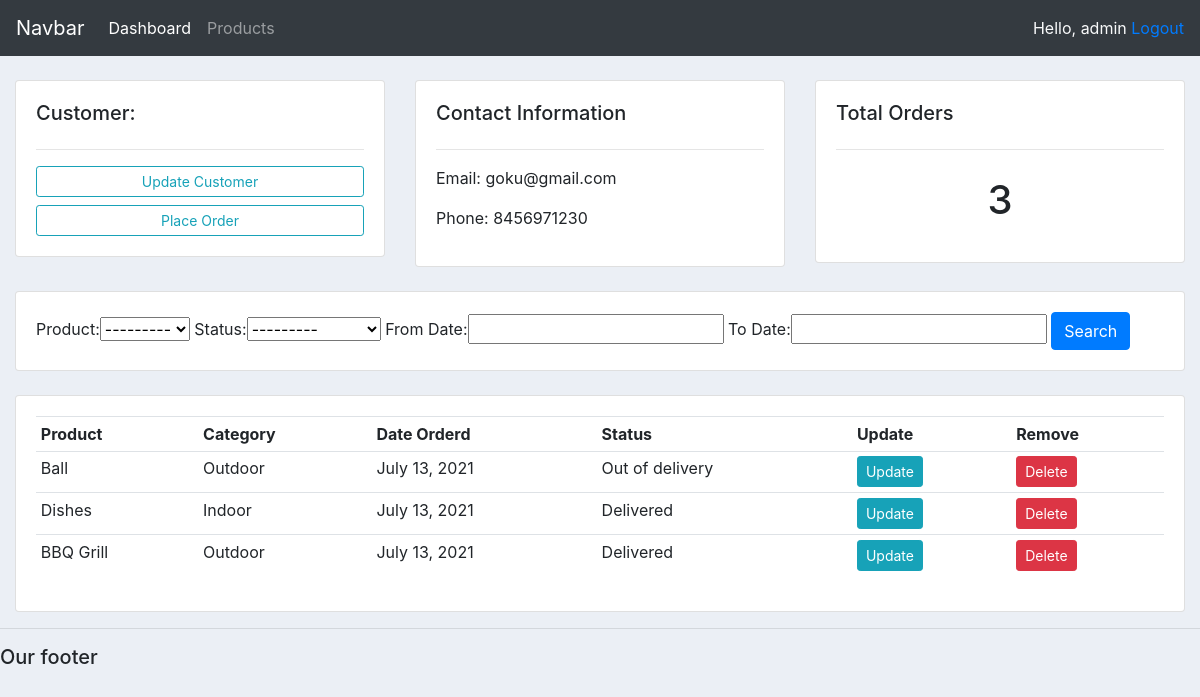
Page /customer/1 (signed in) on the committed database.
### accounts/models.py (models this page shows, shortened)
class Customer(models.Model):
    user = models.OneToOneField(User, null=True, blank=True, on_delete=models.CASCADE)
    name = models.CharField(max_length=200, null=True)
    phone = models.CharField(max_length=200, null=True)
    email = models.CharField(max_length=200, null=True)
    profile_pic = models.ImageField(null=True, default = 'profile1.png', blank=True)
    date_created = models.DateTimeField (auto_now_add=True, null=True)

class Order(models.Model):
        STATUS = (
            ('Pending', 'Pending'),
            ('Out of delivery', 'Out of delivery'),
            ('Delivered', 'Delivered'),
        )
        customer = models.ForeignKey(Customer, null=True, on_delete=models.SET_NULL)
        product = models.ForeignKey(Products, null=True, on_delete=models.SET_NULL)
        date_created = models.DateField(auto_now_add=True, null=True)
        status = models.CharField(max_length=200, null=True, choices=STATUS)

class Products(models.Model):
    CATEGORY = (
        ('Indoor', 'Indoor'),
        ('Outdoor', 'Outdoor'),
    )
    name = models.CharField(max_length=200, null=True)
    price = models.FloatField(null=True)
    category = models.CharField(max_length=200, null=True, choices=CATEGORY)
    description = models.CharField(max_length=200, null=True, blank=True)
    date_created = models.DateField(auto_now_add=True, null=True)
    tags = models.ManyToManyField(Tag)
    def __str__(self):
            return self.name

### accounts/decorators.py (the view)
        def wrapper_func(request, *args, **kwargs):
            group = None
            if request.user.groups.exists():
                group = request.user.groups.all()[0].name
            if group in allowed_roles:
                return view_func(request, *args, **kwargs)
            else:
                return HttpResponse('you are not authorized to view this page..!')

### accounts/views.py (called while the page is built)
@login_required(login_url='login')
@allowed_users(allowed_roles=['admin'])
def customer(request, pk):
    customer = Customer.objects.get(id=pk)
    orders = customer.order_set.all()
    order_count = orders.count()
    myFilter = OrderFilter(request.GET, queryset=orders)
    orders = myFilter.qs
    context = {'customer': customer, 'orders': orders, 'order_count': order_count, 'myFilter': myFilter}
    return render(request, 'accounts/customer.html', context)

### accounts/templates/accounts/customer.html
{%  extends 'accounts/main.html' %}
{% block content %}
	<br>
<div class="row">
	<div class="col-md">
		<div class="card card-body">
			<h5>Customer:</h5>
			<hr>
			<a class="btn btn-outline-info  btn-sm btn-block" href="">Update Customer</a>
			<a class="btn btn-outline-info  btn-sm btn-block" href=" {% url 'create_order' customer.id %} ">Place Order</a>
		</div>
	</div>
	<div class="col-md">
		<div class="card card-body">
			<h5>Contact Information</h5>
			<hr>
			<p>Email: {{customer.email}}</p>
			<p>Phone: {{customer.phone}}</p>
		</div>
	</div>
	<div class="col-md">
		<div class="card card-body">
			<h5>Total Orders</h5>
			<hr>
			<h1 style="text-align: center;padding: 10px">{{order_count}}</h1>
		</div>
	</div>
</div>
<br>
<div class="row">
	<div class="col">
		<div class="card card-body">
			<form method="get">
			{{myFilter.form}}
		    <button class="btn btn-primary" type="submit">Search</button>
		  </form>
		</div>
	</div>
</div>
<br>
<div class="row">
	<div class="col-md">
		<div class="card card-body">
			<table class="table table-sm">
				<tr>
					<th>Product</th>
					<th>Category</th>
					<th>Date Orderd</th>
					<th>Status</th>
					<th>Update</th>
					<th>Remove</th>
				</tr>
				{% for order in orders %}
				<tr>
					<td>{{order.product}}</td>
					<td>{{order.product.category}}</td>
					<td>{{order.date_created}}</td>
					<td>{{order.status}}</td>
					<td><a class="btn btn-sm btn-info" href="{% url 'update_order' order.id%}">Update</td>
					<td><a class="btn btn-sm btn-danger" href="{% url 'delete_order' order.id %}">Delete</td>
				</tr>
				{% endfor %}
			</table>
		</div>
	</div>
</div>
{% endblock %}

### accounts/templates/accounts/navbar.html (shortened to what this page needs)
<nav class="navbar navbar-expand-lg navbar-dark bg-dark">
  <a class="navbar-brand" href="#">Navbar</a>
  <div class="collapse navbar-collapse" id="navbarNav">
    <ul class="navbar-nav">
      {% if request.user.is_staff %}
      <li class="nav-item active">
        <a class="nav-link" href="{% url 'home' %}">Dashboard</a>
      </li>
      <li class="nav-item">
        <a class="nav-link" href="{% url 'products' %}">Products</a>
      </li>
      {% else %}
        <li class="nav-item">
        <a class="nav-link" href="{% url 'account' %}">Settings</a>
      </li>
      {% endif %}
    </ul>
  </div>
  <span class="text-light"> Hello, {{request.user}} <a href="{% url 'logout'%}">Logout</a> </span>
</nav>

### static/css/main.css (style rules this page uses)
body { background-color: #ebeff5; }

### rows in the picture
Customer: email "goku@gmail.com", phone "8456971230"
Order: product "Ball", product.category "Outdoor", date_created "July 13, 2021", status "Out of delivery"
Order: product "Dishes", product.category "Indoor", date_created "July 13, 2021", status "Delivered"
Order: product "BBQ Grill", product.category "Outdoor", date_created "July 13, 2021", status "Delivered"

### other values in the picture
{{ request.user }} "admin"
{{ order_count }} "3"
